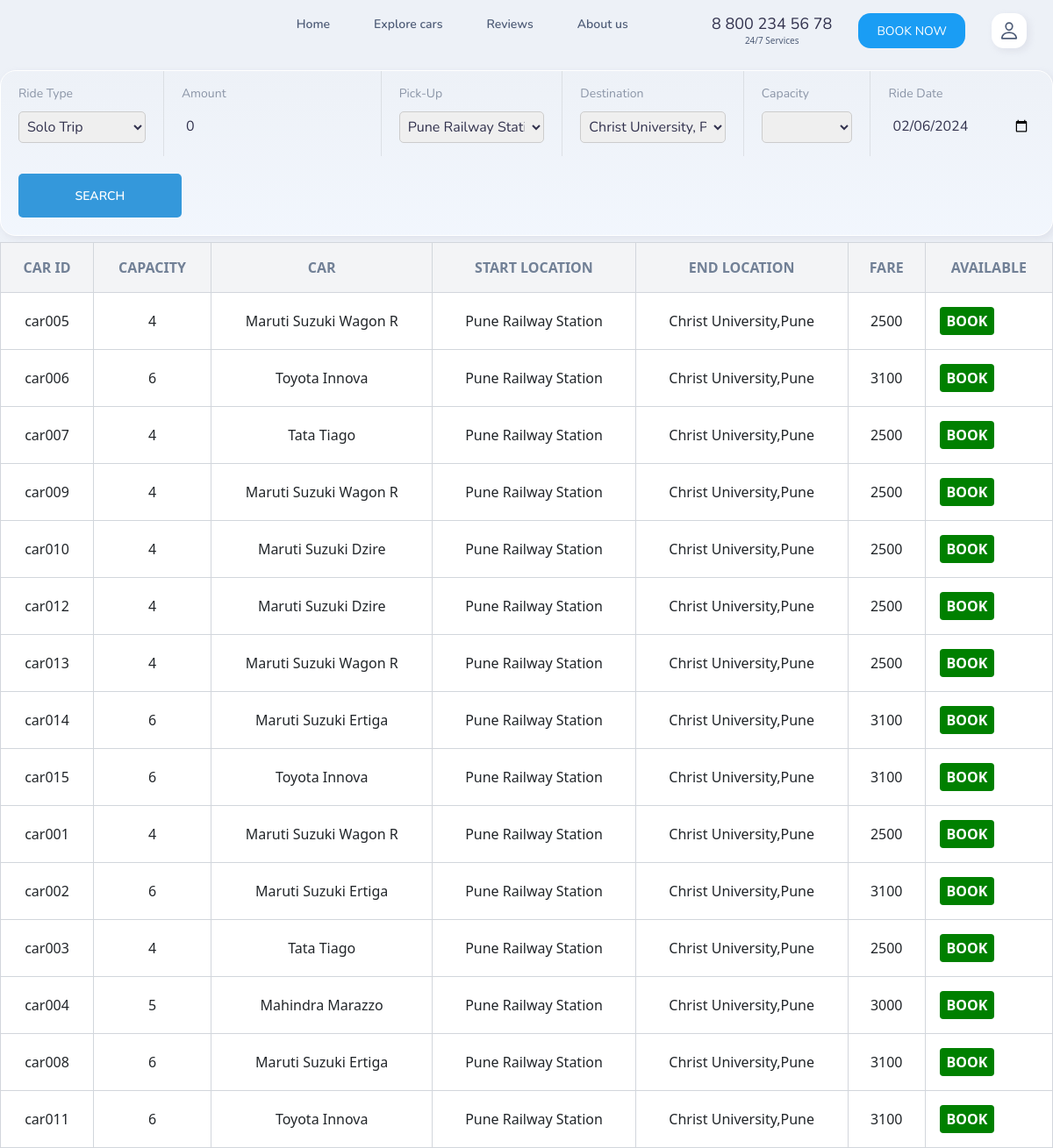
Screenshot of /bookcab with the database file from the repository.
### homepage/models.py (models this page shows)
class searchTrip(models.Model):
    ride_type = models.TextField(max_length=50, blank=False,default="solo")
    propose_fare = models.IntegerField(blank=False,default=0)
    pickup = models.TextField(max_length=40,blank=False,default="Christ University,Pune")
    drop = models.TextField(max_length=40,blank=False,default="Pune Railway Station")
    ride_date = models.DateField(blank=False,default=datetime.datetime.now())

### cab_booking/models.py (models this page shows)
class availableCab(models.Model):
    carID = models.TextField(max_length=10,blank=False, primary_key=True)
    carModel = models.TextField(max_length=10, blank=False)
    availableCapacity = models.IntegerField(blank=False, default=0)

### cab_booking/views.py (the view)
# urls.py: path('bookcab',booking,name="bookcab"),
def booking(request):
    carsAvail = carsAvailable.objects.all()
    cabBooked = BookingDetails.objects.filter(rideStatus=1).values_list('carID',flat=True)
    for i in carsAvail:
        if i.carID not in cabBooked:
            availableCab(carID=i.carID, carModel=i.carModel, availableCapacity=i.carCapacity).save()
        elif i.carID in cabBooked and i.carID in availableCab.objects.values_list('carID',flat=True):
            delAvailability=availableCab.objects.get(carID=i.carID)
            delAvailability.delete()
    availCab=availableCab.objects.all()
    if request.POST:
        if request.POST['booking']=="search":
            start_location = request.POST['start-location_b']
            end_location = request.POST['end-location_b']
            ride_type = request.POST['ride-type_b']
            capacity = request.POST['carCapacity_b']
            ride_date = request.POST['tripDate_b']
            ride_pay=request.POST['ride-pay_b']
            if ride_pay == "":
                ride_pay = 0
            if (start_location=="Christ University,Pune" and end_location=="Pune Railway Station") or (end_location=="Christ University,Pune" and start_location=="Pune Railway Station") :
                booking_fare=2500
            elif (start_location=="Christ University,Pune" and end_location=="Pune International Airport") or (end_location=="Christ University,Pune" and start_location=="Pune International Airport"):
                booking_fare=3000
            elif (start_location=="Christ University,Pune" and end_location=="Phoenix Mall,Pune") or (end_location=="Christ University,Pune" and start_location=="Phoenix Mall,Pune"):
                booking_fare=2000
            elif (start_location=="Christ University,Pune" and end_location=="Swargate Bus Stop") or (end_location=="Christ University,Pune" and start_location=="Swargate Bus Stop"):
                booking_fare=3000
            if start_location == end_location:
                    return redirect('bookcab')
            if start_location != "Christ University,Pune" and end_location != "Christ University,Pune":
                return redirect('bookcab')
            searchTrip.objects.all().delete()
            searchTrip(ride_type=ride_type,
                        propose_fare=ride_pay,
                        pickup=start_location,
                        drop=end_location,
                        ride_date=ride_date).save()
            rideSearch = searchTrip.objects.all()
            if capacity != "":
                availCab=availableCab.objects.filter(availableCapacity = capacity)
            else:
                availCab=availableCab.objects.all()
            return render(request,'cabBooking/bookings.html',{'cab_available':availCab,'ride_Search':rideSearch,'rideDate':ride_date,'cabFare':booking_fare,'carCapacity':capacity})
        else:
            carID = request.POST['booking']
            rideDate = searchTrip.objects.values_list('ride_date',flat=True).first()
            start_location = searchTrip.objects.values_list('pickup',flat=True).first()
            end_location = searchTrip.objects.values_list('drop',flat=True).first()
            if (start_location=="Christ University,Pune" and end_location=="Pune Railway Station") or (end_location=="Christ University,Pune" and start_location=="Pune Railway Station") :
                booking_fare=2500
            elif (start_location=="Christ University,Pune" and end_location=="Pune International Airport") or (end_location=="Christ University,Pune" and start_location=="Pune International Airport"):
                booking_fare=3000
            elif (start_location=="Christ University,Pune" and end_location=="Phoenix Mall,Pune") or (end_location=="Christ University,Pune" and start_location=="Phoenix Mall,Pune"):
                booking_fare=2000
            elif (start_location=="Christ University,Pune" and end_location=="Swargate Bus Stop") or (end_location=="Christ University,Pune" and start_location=="Swargate Bus Stop"):
                booking_fare=3000
            capacity = carsAvailable.objects.filter(carID=carID).values_list('carCapacity',flat=True).first()
            if capacity == 5:
                booking_fare=booking_fare+500
            elif capacity == 6:
                booking_fare=booking_fare+600
            booking_detail = BookingDetails(carID=carID,
                                            start_location=start_location,
                                            end_location=end_location,
                                            booking_fare=booking_fare,
                                            userID=request.user.id,
                                            rideStatus=1,
                                            trip_date=rideDate)
            active_cab = BookingDetails.objects.filter(rideStatus=1).values_list('carID',flat=True)
            if carID in active_cab:
                pass
            else:
                booking_detail.save()
            booking_detail = BookingDetails.objects.all()
            return render(request,'cabBooking/booking_done.html', context={'booking_details' : booking_detail})
    else:
        rideSearch = searchTrip.objects.all()
        rideDate = searchTrip.objects.values_list('ride_date',flat=True).first()
        start_location = searchTrip.objects.values_list('pickup',flat=True).first()
        end_location = searchTrip.objects.values_list('drop',flat=True).first()
        ride_date = rideDate.strftime("%Y-%m-%d")
        capacity = ""
        if (start_location=="Christ University,Pune" and end_location=="Pune Railway Station") or (end_location=="Christ University,Pune" and start_location=="Pune Railway Station") :
            booking_fare=2500
        elif (start_location=="Christ University,Pune" and end_location=="Pune International Airport") or (end_location=="Christ University,Pune" and start_location=="Pune International Airport"):
            booking_fare=3000
        elif (start_location=="Christ University,Pune" and end_location=="Phoenix Mall,Pune") or (end_location=="Christ University,Pune" and start_location=="Phoenix Mall,Pune"):
            booking_fare=2000
        elif (start_location=="Christ University,Pune" and end_location=="Swargate Bus Stop") or (end_location=="Christ University,Pune" and start_location=="Swargate Bus Stop"):
            booking_fare=3000
        return render(request,'cabBooking/bookings.html',{'cab_available':availCab,'ride_Search':rideSearch,'rideDate':ride_date,'cabFare':booking_fare,'carCapacity':capacity})

### templates/cabBooking/bookings.html (shortened to what this page needs)
{% extends 'base.html' %} {% load static %} {%block extrahead %}
<link rel="stylesheet" href="{% static 'css/bookingStyle.css' %}" />
{% endblock extrahead %} {% block content %}
<form method="POST" class="hero-form">
  {% for rideSearch in ride_Search %}
  <div class="input-wrapper">
    <label for="ride-type" class="input-label">Ride Type</label>
    <select id="ride-type" name="ride-type_b" class="input-field">
      <option value="solo" {% if rideSearch.ride_type == "solo" %} selected {% endif %} >Solo Trip</option>
    </select>
  </div>
  <div class="input-wrapper">
    <label for="input-2" class="input-label">Amount</label>
    <input
      type="text"
      name="ride-pay_b"
      id="input-2"
      class="input-field"
      placeholder="Add an amount in ₹"
      value="{{ rideSearch.propose_fare }}"
    />
  </div>
  <div class="input-wrapper">
    <label for="input-3" class="input-label">Pick-Up</label>
    <select id="start-location" name="start-location_b" class="input-field">
      <option value="Pune Railway Station" {% if rideSearch.pickup == "Pune Railway Station" %} selected {% endif %} >Pune Railway Station</option>
    </select>
  </div>
  <div class="input-wrapper">
    <label for="input-3" class="input-label">Destination</label>
    <select id="end-location" name="end-location_b" class="input-field">
      <option value="Christ University,Pune" {% if rideSearch.drop == "Christ University,Pune" %} selected {% endif %}>Christ University, Pune</option>
    </select>
  </div>
  <div class="input-wrapper">
    <label for="input-3" class="input-label">Capacity</label>
    <select id="carCapacity" name="carCapacity_b" class="input-field">
      <option value=""></option>
      <option value="4"{% if carCapacity == "4" %} selected {% endif %}>4</option>
    </select>
  </div>
  <div class="input-wrapper">
    <label for="input-2" class="input-label">Ride Date</label>
    <input
      type="date"
      name="tripDate_b"
      id="inputdate"
      class="input-field"
      value="{{ rideDate }}"
    />
  </div>
  <button type="submit" class="btn" name="booking" value="search">Search</button>
</form>
<table class="custom-table">
    <thead>
        <tr>
        <th class="header-cell">Car ID</th>
        <th class="header-cell">Capacity</th>
        <th class="header-cell">Car</th>
        <th class="header-cell">Start Location</th>
        <th class="header-cell">End location</th>
        <th class="header-cell">Fare</th>
        <th class="header-cell">Available</th>
        </tr>
    </thead>
    {% for cabav in cab_available %}
    <tbody>
        <tr class="data-row">
        <td class="data-cell">{{ cabav.carID }}</td>
        <td class="data-cell">{{ cabav.availableCapacity }}</td>
        <td class="data-cell">{{ cabav.carModel }}</td>
        <td class="data-cell">{{ rideSearch.pickup }}</td>
        <td class="data-cell">{{ rideSearch.drop }}</td>
        <td class="data-cell actions-cell">
          {% if cabav.availableCapacity == 4 %}
          {{ cabFare }}
          {% endif %}
          {% if cabav.availableCapacity == 5 %}
          {{ cabFare|add:500 }}
          {% endif %}
          {% if cabav.availableCapacity == 6 %}
          {{ cabFare|add:600 }}
          {% endif %}
      </td>
      <form method="POST">
        <td class="data-cell status-cell">
            <button type="submit" name="booking" value="{{ cabav.carID }}" class="status-badge deleted">BOOK</span>
        </td>
      </form>
        </tr>
    </tbody>
    {% endfor %}
    {% endfor %}
</table>
{% endblock content %}

### templates/base.html (shortened to what this page needs)
{% load static %}
<!DOCTYPE html>
<html lang="en">
  <head>
    <link
      href="https://cdn.jsdelivr.net/npm/bootstrap@5.3.2/dist/css/bootstrap.min.css"
      rel="stylesheet"
    />
    <link
      rel="stylesheet"
      href="https://cdnjs.cloudflare.com/ajax/libs/font-awesome/6.4.0/css/all.min.css"
    />
    <link rel="stylesheet" href="{% static 'css/style.css' %}" />
    {% block extrahead %} {% endblock extrahead %}
  </head>
  <body>
    <header class="header" data-header>
      <div class="container">
        <a href="#" class="logo">
          <img
            src="{% static 'images/carpool-connect-logo.png' %}"
            height="180"
            alt="CarPool-Connect-logo"
          />
        </a>
        <nav class="navbar" data-navbar>
          <ul class="navbar-list">
            <li>
              <a href="/" class="navbar-link" data-nav-link>Home</a>
            </li>
            <li>
              <a href="/#featured-car" class="navbar-link" data-nav-link
                >Explore cars</a
              >
            </li>
            <li>
              <a href="/#reviews" class="navbar-link" data-nav-link>Reviews</a>
            </li>
            <li>
              <a href="{% url 'aboutus' %}" class="navbar-link" data-nav-link>About us</a>
            </li>
          </ul>
        </nav>
        <div class="header-actions">
          <div class="header-contact">
            <a href="tel:88002345678" class="contact-link">8 800 234 56 78</a>
            <span class="contact-time">24/7 Services</span>
          </div>
          {% if user.is_authenticated %}
          <a href="{% url 'bookcab' %}" class="btn" aria-labelledby="aria-label-txt">
            <ion-icon name="car-outline"></ion-icon>
            <span id="aria-label-txt">BOOK NOW</span>
          </a>
          <a href="{% url 'userindex' %}" class="btn user-btn" aria-label="Profile">
            <ion-icon name="person-outline"></ion-icon>
          </a>
          {% else %}
          <a href="/signup" class="btn" aria-labelledby="aria-label-txt">
            <span id="aria-label-txt">BOOK NOW</span>
          </a>
          <a href="{% url 'signup' %}" class="btn user-btn" aria-label="Profile">
            <ion-icon name="person-outline"></ion-icon>
          </a>
          {% endif %}
        </div>
      </div>
    </header>
    {% block content %} {% endblock content %}
  </body>
</html>

### static/css/bookingStyle.css (style rules this page uses)
.custom-table { width: 100%; border-collapse: collapse; margin-top: 7px; }
.custom-table .header-cell { padding: 1rem; font-weight: bold; text-transform: uppercase; background-color: #f3f4f6; color: #718096; border: 1px solid #d2d6dc; text-align: center; }
.custom-table .data-row { background-color: #ffffff; }
.custom-table .data-cell { padding: 1rem; text-align: center; border: 1px solid #d2d6dc; }
.custom-table .status-badge { border-radius: 0.25rem; padding: 0.25rem 0.5rem; font-weight: bold; }
.custom-table .deleted { background-color: green; color: #fff; }
.hero-form { max-width: 100%; margin-top: 80px; display: grid; grid-template-columns: 0.9fr 1.2fr 1fr 1fr 0.7fr 1fr; }

### rows the page displays
searchTrip: ride-type_b "Solo Trip", ride-pay_b "0", start-location_b "Pune Railway Station", end-location_b "Christ University, Pune", tripDate_b "02/06/2024", pickup "Pune Railway Station", drop "Christ University,Pune"
availableCab: carID "car005", availableCapacity "4", carModel "Maruti Suzuki Wagon R", cabFare "2500"
availableCab: carID "car006", availableCapacity "6", carModel "Toyota Innova", cabFare "3100"
availableCab: carID "car007", availableCapacity "4", carModel "Tata Tiago", cabFare "2500"
availableCab: carID "car009", availableCapacity "4", carModel "Maruti Suzuki Wagon R", cabFare "2500"
availableCab: carID "car010", availableCapacity "4", carModel "Maruti Suzuki Dzire", cabFare "2500"
availableCab: carID "car012", availableCapacity "4", carModel "Maruti Suzuki Dzire", cabFare "2500"
availableCab: carID "car013", availableCapacity "4", carModel "Maruti Suzuki Wagon R", cabFare "2500"
availableCab: carID "car014", availableCapacity "6", carModel "Maruti Suzuki Ertiga", cabFare "3100"
availableCab: carID "car015", availableCapacity "6", carModel "Toyota Innova", cabFare "3100"
availableCab: carID "car001", availableCapacity "4", carModel "Maruti Suzuki Wagon R", cabFare "2500"
availableCab: carID "car002", availableCapacity "6", carModel "Maruti Suzuki Ertiga", cabFare "3100"
availableCab: carID "car003", availableCapacity "4", carModel "Tata Tiago", cabFare "2500"
availableCab: carID "car004", availableCapacity "5", carModel "Mahindra Marazzo", cabFare "3000"
availableCab: carID "car008", availableCapacity "6", carModel "Maruti Suzuki Ertiga", cabFare "3100"
availableCab: carID "car011", availableCapacity "6", carModel "Toyota Innova", cabFare "3100"
